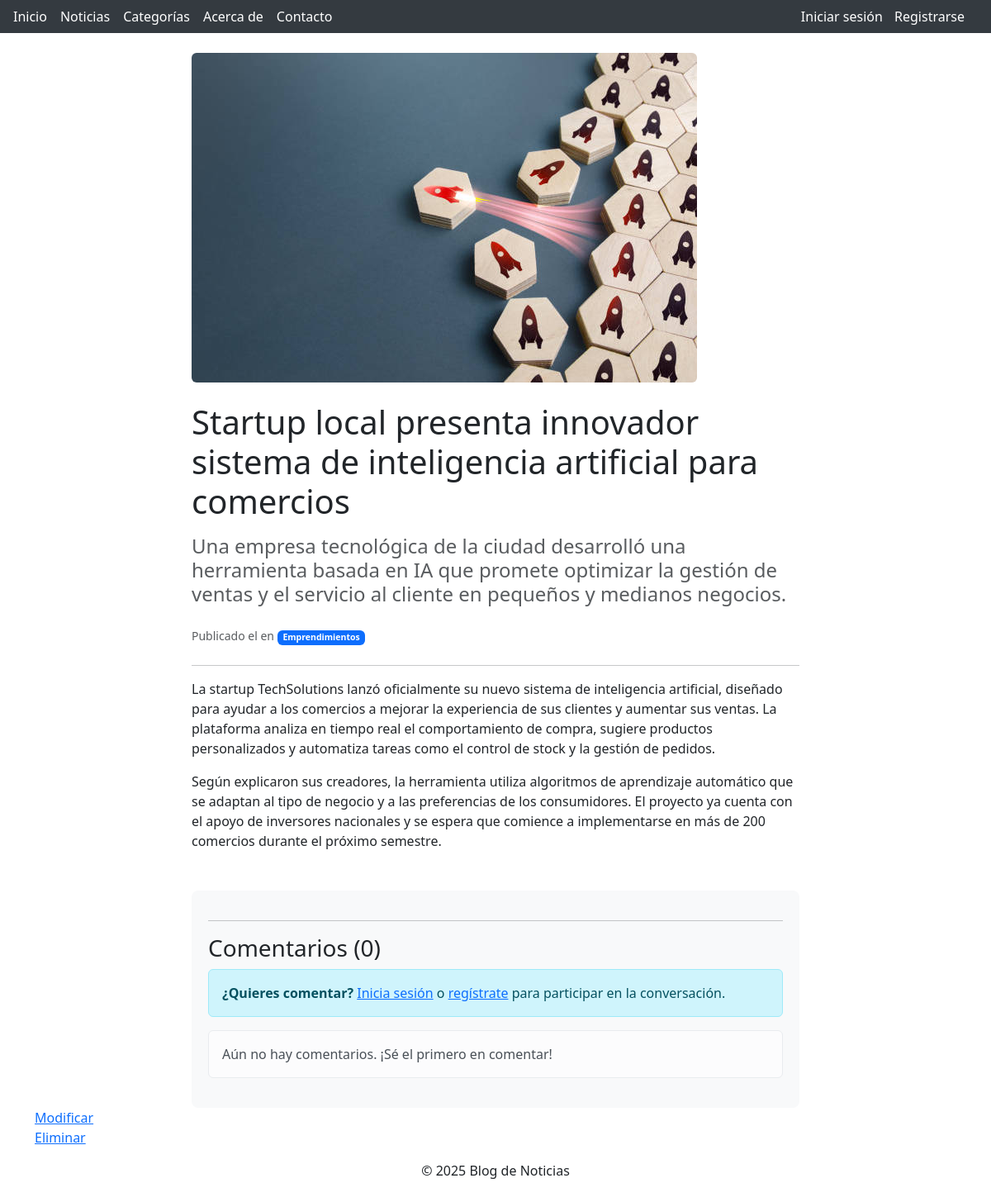
Page /noticias/detalle/1 on the committed database.
### apps/noticias/models.py (models this page shows, shortened)
class Noticia(models.Model):
    titulo = models.CharField(max_length=200)
    resumen = models.TextField(max_length=300, blank=True)
    contenido = models.TextField()
    imagen = models.ImageField(upload_to='noticias/', blank=True, null=True)
    categoria = models.ForeignKey(Categoria, on_delete=models.SET_NULL, null=True)
    fecha_creacion = models.DateTimeField(auto_now_add=True)
    fecha_actualizacion = models.DateTimeField(auto_now=True)
    class Meta:
        ordering = ['-fecha_creacion']

### apps/categorias/models.py (models this page shows)
class Categoria(models.Model):
    nombre = models.CharField(max_length=30, unique=True)
    descripcion = models.CharField(max_length=300)
    imagen = models.ImageField(upload_to='categorias')
    def __str__(self):
        return self.nombre

### apps/noticias/views.py (the view)
# urls.py: path('detalle/<int:pk>', views.Detalle_Noticia.as_view(), name = 'path_detalle_noticias'),
class Detalle_Noticia(DetailView):
    model = Noticia
    template_name= 'noticias/detalle_noticias.html'
    context_object_name = 'noticia'
    def get_context_data(self, **kwargs):
        context = super().get_context_data(**kwargs)
        context['comentarios'] = self.object.comentarios.all().order_by('-creado_en')
        context['user'] = self.request.user  # 👈 Forzamos el usuario al contexto
        return context

### templates/noticias/detalle_noticias.html (shortened to what this page needs)
{% extends 'base.html' %}
{% block content %}
<div class="container mt-4">
    <div class="row">
        <div class="col-lg-8 mx-auto">
            {% if noticia.imagen %}
                <img src="{{ noticia.imagen.url }}" class="img-fluid rounded mb-4" alt="{{ noticia.titulo }}">
            {% endif %}
            <h1 class="mb-3">{{ noticia.titulo }}</h1>
            <h4 class="text-muted mb-4">{{ noticia.resumen }}</h4>
            <div class="noticia-meta mb-4">
                <small class="text-muted">
                    Publicado el {{ noticia.fecha_publicacion|date:"d/m/Y H:i" }}
                    {% if noticia.categoria %}
                        en <span class="badge bg-primary">{{ noticia.categoria }}</span>
                    {% endif %}
                </small>
            </div>
            <hr>
            <div class="noticia-contenido mb-5">
                <p>{{ noticia.contenido|linebreaks }}</p>
            </div>
            {% include 'comentarios/seccion_comentarios.html' %}
        </div>
    </div>
</div>
<a href="{% url 'noticias:path_modificacion_noticias' noticia.pk %}">Modificar</a> <br>
<a href="{% url 'noticias:path_eliminacion_noticias' noticia.pk %}">Eliminar</a>
{% endblock %}

### rows in the picture
Noticia: imagen (picture), titulo "Startup local presenta innovador sistema de inteligencia artificial para comercios", resumen "Una empresa tecnológica de la ciudad desarrolló una herramienta basada en IA que promete optimizar la gestión de ventas y el servicio al cliente en pequeños y medianos negocios.", categoria "Emprendimientos", contenido "La startup TechSolutions lanzó oficialmente su nuevo sistema de inteligencia artificial, diseñado para ayudar a los comercios a mejorar la experiencia de sus clientes y aumentar sus ventas. La plataforma analiza en tiempo real el comportamiento de compra, sugiere productos personalizados y automatiza tareas como el control de stock y la gestión de pedidos. Según explicaron sus creadores, la herramienta utiliza algoritmos de aprendizaje automático que se adaptan al tipo de negocio y a las preferencias de los consumidores. El proyecto ya cuenta con el apoyo de inversores nacionales y se espera que comience a implementarse en más de 200 comercios durante el próximo semestre."

### other values in the picture
{{ comentarios.count }} "0"
